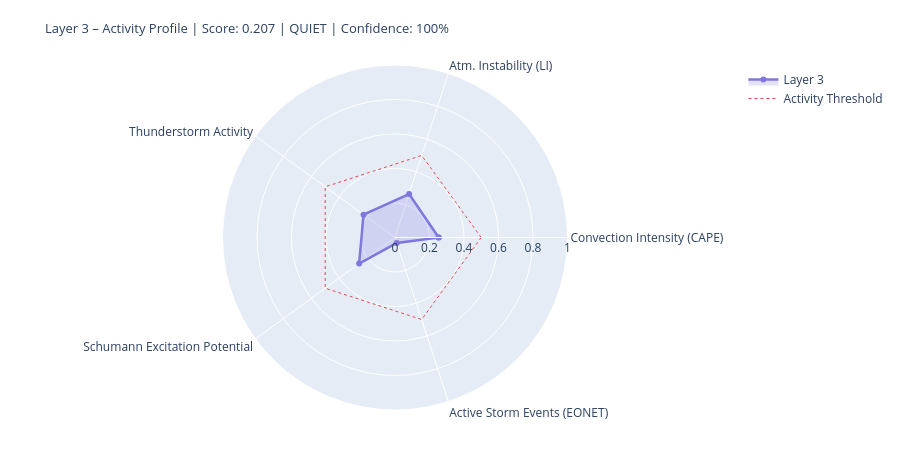

The cell this chart's notebook holds for it:
### Markdown cell above
---
## 4. State Assessment & Handoff to Layer 4/5

### Code cell
# ============================================================
# LAYER-3-SCORE
# Five dynamic components
# ============================================================

def norm(v, lo, hi):
    if v is None or (isinstance(v, float) and math.isnan(v)): return None
    return round(max(0.0, min(1.0, (v - lo) / (hi - lo))), 4)

# --- 1) Convection intensity (global CAPE mean) ---
cape_mean = df_atm['cape'].dropna().mean() if not df_atm.empty else None
conv_score = norm(cape_mean, 0, 3000)
conv_src   = 'primary' if cape_mean is not None else 'missing'

# --- 2) Atmospheric instability (LI mean) ---
li_mean   = df_atm['li'].dropna().mean() if not df_atm.empty else None
# Negative LI = unstable → higher score
instab_score = norm(-li_mean if li_mean is not None else None, -6, 6)
instab_src   = 'primary' if li_mean is not None else 'missing'

# --- 3) Thunderstorm activity (mean thunder score + WMO count) ---
thunder_mean = df_atm['thunder_score'].mean() if not df_atm.empty else None
n_thunder    = int(df_atm['thunderstorm'].sum()) if not df_atm.empty else 0
thunder_score_val = norm(
    (thunder_mean or 0) * 0.7 + n_thunder * 0.1, 0, 1.0
) if thunder_mean is not None else None
thunder_src = 'primary'

# --- 4) Schumann excitation potential (weighted Schumann contribution) ---
schumann_pot = df_atm['schumann_contribution'].mean() if not df_atm.empty else None
# Boosted by Layer-2 thunderstorm trigger
if schumann_pot is not None and l2_thunder:
    schumann_pot = min(1.0, schumann_pot * 1.2)
schumann_score = norm(schumann_pot, 0, 1.0) if schumann_pot is not None else None
schumann_src   = 'derived'

# --- 5) Storm activity (NASA EONET) ---
# Distinction: None = data not loaded, 0.0 = loaded but no events
storm_score = None
storm_src   = 'missing'
if raw.get('storms') is not None:          # API reached successfully
    storm_score = norm(len(storm_events), 0, 30) if storm_events else 0.0
    storm_src   = 'primary'

# X-Ray and Kp: context only, not in dynamic score
# (X-Ray = Layer-0/4 driver; Kp = geomagnetic index, not a lightning proxy)
xray_context = None
if raw.get('xray'):
    df_xc = pd.DataFrame(raw['xray'])
    fc = next((c for c in df_xc.columns
               if any(k in c.lower() for k in ['flux','long']) and 'time' not in c.lower()),
              df_xc.columns[1])
    df_xc[fc] = pd.to_numeric(df_xc[fc], errors='coerce')
    xray_last = df_xc[fc].dropna().iloc[-1] if not df_xc[fc].dropna().empty else None
    if xray_last:
        xray_class = ('X' if xray_last>=1e-4 else 'M' if xray_last>=1e-5
                      else 'C' if xray_last>=1e-6 else 'B')
        xray_context = {'flux': float(xray_last), 'class': xray_class}
        print(f'X-Ray context: {xray_class}-class ({xray_last:.2e} W/m²)')

# --- Aggregate ---
COMPONENTS = {
    'Convection Intensity (CAPE)':  {'score': conv_score,       'source': conv_src,    'dynamic': True},
    'Atm. Instability (LI)':         {'score': instab_score,     'source': instab_src,  'dynamic': True},
    'Thunderstorm Activity':              {'score': thunder_score_val, 'source': thunder_src, 'dynamic': True},
    'Schumann Excitation Potential':   {'score': schumann_score,   'source': schumann_src,'dynamic': True},
    'Active Storm Events (EONET)': {'score': storm_score,      'source': storm_src,   'dynamic': True},
}

available   = {k: v['score'] for k, v in COMPONENTS.items() if v['score'] is not None}
unavailable = [k for k, v in COMPONENTS.items() if v['score'] is None]
layer3_score = round(sum(available.values()) / len(available), 4) if available else None
confidence   = round(len(available) / len(COMPONENTS), 2)
level = ('unknown' if layer3_score is None
         else 'quiet'   if layer3_score < 0.3
         else 'moderate' if layer3_score < 0.6
         else 'active')
dominant_l3 = max(available, key=available.get) if available else 'none'

# --- Ausgabe ---
W = 68
print('=' * W)
print('LAYER 3 – ATMOSPHERE / WEATHER / THUNDERSTORMS – STATE ASSESSMENT')
print('=' * W)
for name, comp in COMPONENTS.items():
    s = comp['score']
    if s is not None:
        bar = '█' * int(s * 20) + '░' * (20 - int(s * 20))
        print(f'  {name:<36} {bar}  {s:.3f}  [{comp["source"]}]')
    else:
        print(f'  {name:<36} {"─" * 20}  n/a   [missing]')
print('-' * W)
print(f'  Score:        {layer3_score:.3f}  ({len(available)}/{len(COMPONENTS)} components)')
print(f'  Confidence:   {confidence:.0%}')
print(f'  Level:        {level.upper()}')
print(f'  Dominant:     {dominant_l3}')
print(f'  CAPE mean:    {cape_mean:.0f} J/kg' if cape_mean else '  CAPE mean:    n/a')
print(f'  LI mean:      {li_mean:.1f} K' if li_mean is not None else '  LI mean:      n/a')
print(f'  Thunderstorms:{n_thunder} points (WMO)  +  {len(storm_events)} NASA EONET')
print('=' * W)

# Radar
cats   = list(available.keys())
vals_r = list(available.values())
if len(cats) >= 3:
    fig = go.Figure()
    fig.add_trace(go.Scatterpolar(
        r=vals_r + [vals_r[0]], theta=cats + [cats[0]],
        fill='toself', fillcolor='rgba(127,119,221,0.22)',
        line=dict(color='#7F77DD', width=2.5), name='Layer 3'
    ))
    fig.add_trace(go.Scatterpolar(
        r=[0.5] * (len(cats)+1), theta=cats + [cats[0]],
        line=dict(color='#E24B4A', dash='dot', width=1),
        mode='lines', name='Activity Threshold'
    ))
    fig.update_layout(
        title=dict(
            text=f'Layer 3 – Activity Profile | Score: {layer3_score:.3f} | {level.upper()} | Confidence: {confidence:.0%}',
            font=dict(size=13)
        ),
        polar=dict(radialaxis=dict(visible=True, range=[0, 1])),
        height=450, showlegend=True,
        margin=dict(l=60, r=60, t=65, b=40)
    )
    fig.show()

### Figure 1 — Plotly figure (JSON) as saved in the notebook; plotly's stock layout.template omitted (floating-point values rounded to 4 significant figures)
{"data": [{"fill": "toself", "fillcolor": "rgba(127,119,221,0.22)", "line": {"color": "#7F77DD", "width": 2.5}, "name": "Layer 3", "r": [0.2533, 0.265, 0.2254, 0.2572, 0.0333, 0.2533], "theta": ["Convection Intensity (CAPE)", "Atm. Instability (LI)", "Thunderstorm Activity", "Schumann Excitation Potential", "Active Storm Events (EONET)", "Convection Intensity (CAPE)"], "type": "scatterpolar"}, {"line": {"color": "#E24B4A", "dash": "dot", "width": 1}, "mode": "lines", "name": "Activity Threshold", "r": [0.5, 0.5, 0.5, 0.5, 0.5, 0.5], "theta": ["Convection Intensity (CAPE)", "Atm. Instability (LI)", "Thunderstorm Activity", "Schumann Excitation Potential", "Active Storm Events (EONET)", "Convection Intensity (CAPE)"], "type": "scatterpolar"}], "layout": {"height": 450, "margin": {"b": 40, "l": 60, "r": 60, "t": 65}, "polar": {"radialaxis": {"range": [0, 1], "visible": true}}, "showlegend": true, "title": {"font": {"size": 13}, "text": "Layer 3 – Activity Profile | Score: 0.207 | QUIET | Confidence: 100%"}}}
